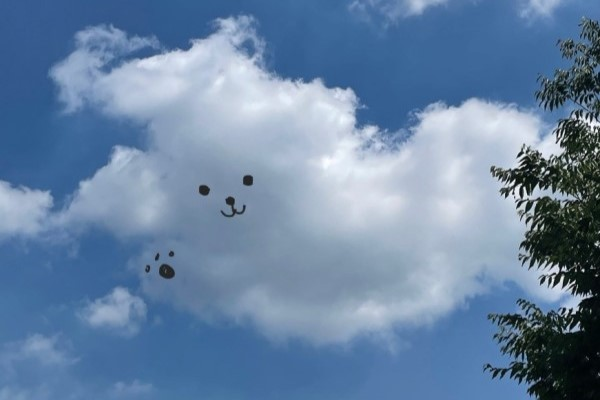
#> input picture ch03/cloud1.jpg, 600 x 400 px
$ python 4.histogram1.py
#> lines starting #> are read from the running program, lines starting #| are printed output that depends on the picture
import sys
import numpy as np
import matplotlib.pyplot as plt
import cv2


# [16 lines of commented-out code are left out]
src = cv2.imread("cloud1.jpg")
#> src is the input picture: shape (400, 600, 3); mean B, G, R 164.1, 132.2, 104.8

if src is None:
    print("Image load failed!")
    sys.exit()

colors = ["b", "g", "r"]
bgr_planes = cv2.split(src)

for p, c in zip(bgr_planes, colors):
    hist = cv2.calcHist([p], [0], None, [256], [0, 256])
    plt.plot(hist, color=c)
#> this loop made 3 passes
#> c on passes 1 to 3: 'b', 'g', 'r'

cv2.imshow("src", src)
cv2.waitKey(1)

plt.show()
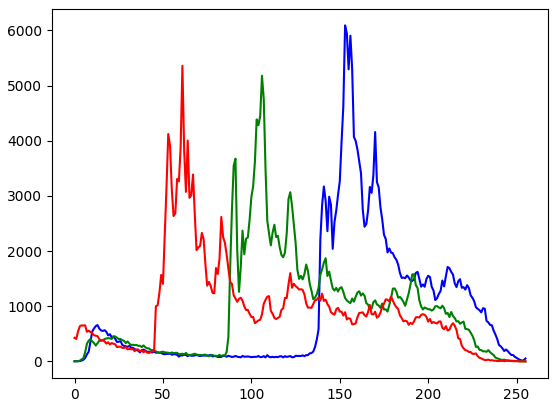
#> figure drawn by matplotlib, 1 panel; curve peaks at x = 153, y = 6090; curve peaks at x = 106, y = 5177; curve peaks at x = 61, y = 5358

cv2.destroyAllWindows()

$ run again, with ch03/home.jpg copied over ch03/cloud1.jpg
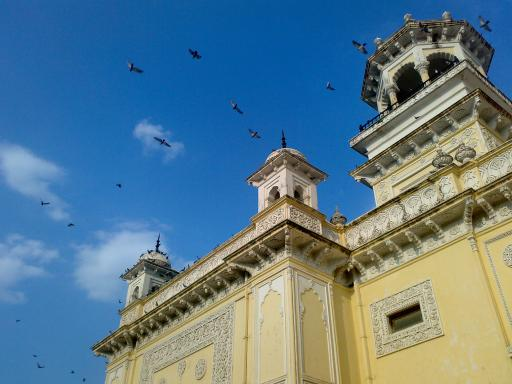
#> input picture ch03/home.jpg, 512 x 384 px
#> src is the input picture: shape (384, 512, 3); mean B, G, R 141.2, 123.9, 91.6
#> the loop `for p, c in zip(bgr_planes, colors):` made 3 passes
#> c on passes 1 to 3: 'b', 'g', 'r'
#> `plt.show()`:
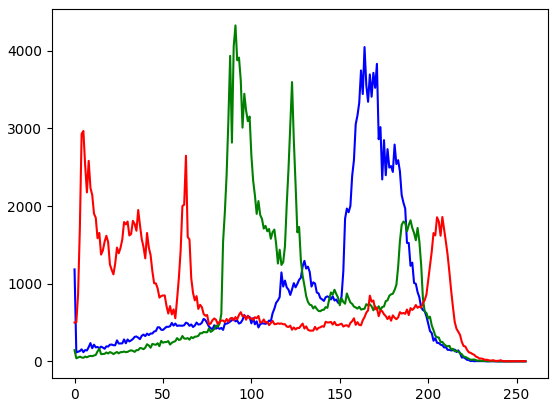
#> figure drawn by matplotlib, 1 panel; curve peaks at x = 164, y = 4049; curve peaks at x = 91, y = 4328; curve peaks at x = 5, y = 2968

$ run again, with ch03/sky.jpg copied over ch03/cloud1.jpg
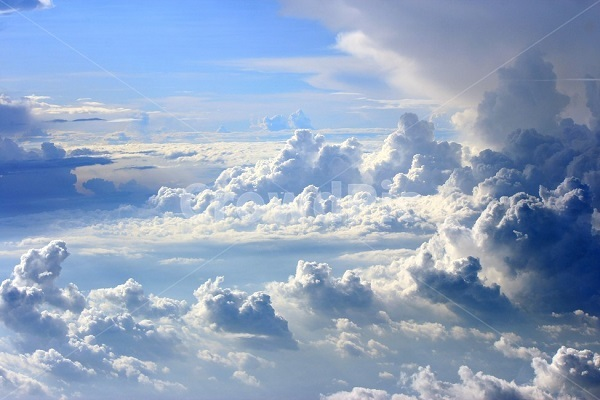
#> input picture ch03/sky.jpg, 600 x 400 px
#> src is the input picture: shape (400, 600, 3); mean B, G, R 193.1, 163.9, 143.8
#> the loop `for p, c in zip(bgr_planes, colors):` made 3 passes
#> c on passes 1 to 3: 'b', 'g', 'r'
#> `plt.show()`:
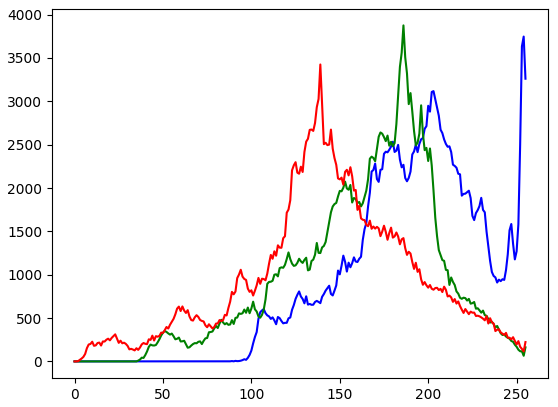
#> figure drawn by matplotlib, 1 panel; curve peaks at x = 254, y = 3747; curve peaks at x = 186, y = 3876; curve peaks at x = 139, y = 3425
